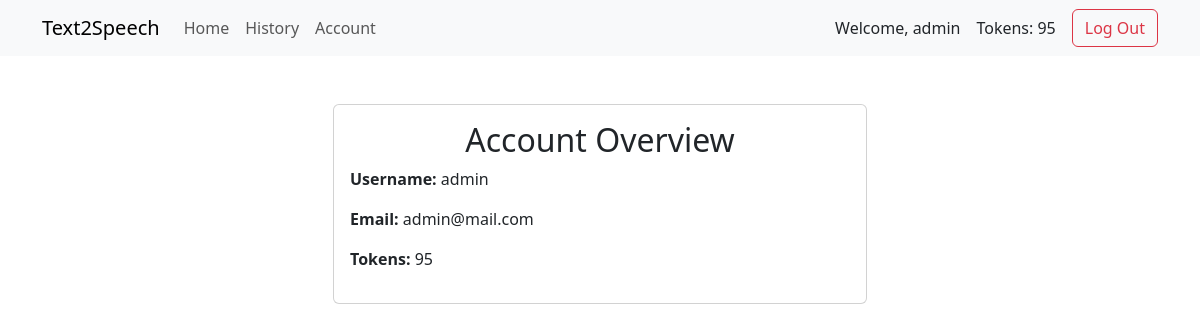
Page /account/ (signed in) on the earlier database version.
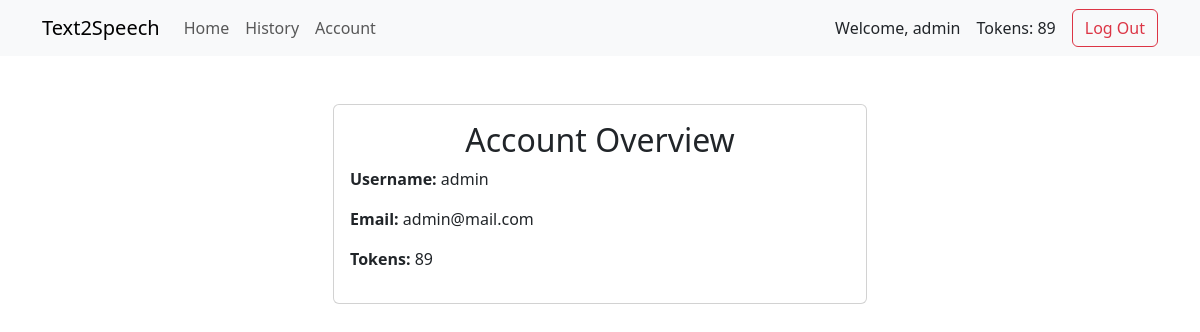
Same page on the later database version.
### accounts/models.py (models this page shows)
class CustomUser(AbstractUser):
    tokens = models.IntegerField(default=100)

### text2speech/views.py (the view)
# urls.py: path("account/", account_page_view, name="account"),
@login_required(login_url="signup")
def account_page_view(request):
    user = request.user
    context = {
        'user': user
    }
    return render(request, 'account.html')

### text2speech/templates/account.html
{% extends "_base.html" %}
{% block content %}
<div class="container mt-5">
    <div class="row justify-content-center">
        <div class="col-md-6">
            <div class="card">
                <div class="card-body">
                    <h2 class="card-title text-center">Account Overview</h2>
                    <div class="mb-3">
                        <strong>Username:</strong> {{ user.username }}
                    </div>
                    <div class="mb-3">
                        <strong>Email:</strong> {{ user.email }}
                    </div>
                    <div class="mb-3">
                        <strong>Tokens:</strong> {{ user.tokens }}
                    </div>
                </div>
            </div>
        </div>
    </div>
</div>
{% endblock %}

### text2speech/templates/_base.html (shortened to what this page needs)
<!DOCTYPE html>
<html lang="en">
<head>
    <link href="https://cdn.jsdelivr.net/npm/bootstrap@5.3.3/dist/css/bootstrap.min.css" rel="stylesheet">
</head>
<body>
<nav class="navbar navbar-expand-lg navbar-light bg-light">
    <div class="container">
        <a class="navbar-brand" href="/">Text2Speech</a>
        <div class="collapse navbar-collapse justify-content-between" id="navbarNavAltMarkup">
            <div class="navbar-nav">
                <a class="nav-link" href="/">Home</a>
                <a class="nav-link" href="/history">History</a>
                <a class="nav-link" href="/account">Account</a>
            </div>
            <div class="d-flex align-items-center">
                <span class="me-3">Welcome, {{ user.username }}</span>
                <span class="me-3">Tokens: {{ user.tokens }}</span>
                <form method="post" action="{% url 'logout' %}">
                    <button type="submit" class="btn btn-outline-danger">Log Out</button>
                </form>
            </div>
        </div>
    </div>
</nav>
<div class="container mt-5">
    {% block content %}
    {% endblock %}
</div>
</body>
</html>

Differences in the rows shown:
changed CustomUser "admin": tokens "95" → "89"
